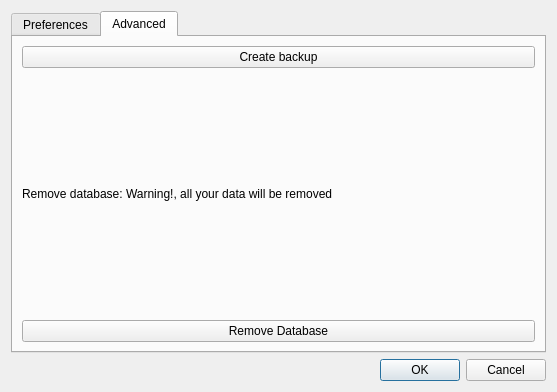
<?xml version="1.0" encoding="UTF-8"?>
<ui version="4.0">
 <class>frmOptions</class>
 <widget class="QDialog" name="frmOptions">
  <property name="geometry">
   <rect>
    <x>0</x>
    <y>0</y>
    <width>557</width>
    <height>392</height>
   </rect>
  </property>
  <property name="windowTitle">
   <string>Dialog</string>
  </property>
  <layout class="QVBoxLayout" name="verticalLayout_2">
   <item>
    <widget class="QTabWidget" name="tabWidget">
     <property name="currentIndex">
      <number>1</number>
     </property>
     <widget class="QWidget" name="tab">
      <attribute name="title">
       <string>Preferences</string>
      </attribute>
     </widget>
     <widget class="QWidget" name="tab_2">
      <attribute name="title">
       <string>Advanced</string>
      </attribute>
      <layout class="QVBoxLayout" name="verticalLayout">
       <item>
        <widget class="QPushButton" name="btnBackup">
         <property name="text">
          <string>Create backup</string>
         </property>
        </widget>
       </item>
       <item>
        <widget class="QLabel" name="label">
         <property name="text">
          <string>Remove database: Warning!, all your data will be removed</string>
         </property>
        </widget>
       </item>
       <item>
        <widget class="QPushButton" name="btnRemoveDatabase">
         <property name="text">
          <string>Remove Database</string>
         </property>
        </widget>
       </item>
      </layout>
     </widget>
    </widget>
   </item>
   <item>
    <widget class="QDialogButtonBox" name="buttonBox">
     <property name="orientation">
      <enum>Qt::Horizontal</enum>
     </property>
     <property name="standardButtons">
      <set>QDialogButtonBox::Cancel|QDialogButtonBox::Ok</set>
     </property>
    </widget>
   </item>
  </layout>
 </widget>
 <resources/>
 <connections>
  <connection>
   <sender>buttonBox</sender>
   <signal>accepted()</signal>
   <receiver>frmOptions</receiver>
   <slot>accept()</slot>
   <hints>
    <hint type="sourcelabel">
     <x>248</x>
     <y>254</y>
    </hint>
    <hint type="destinationlabel">
     <x>157</x>
     <y>274</y>
    </hint>
   </hints>
  </connection>
  <connection>
   <sender>buttonBox</sender>
   <signal>rejected()</signal>
   <receiver>frmOptions</receiver>
   <slot>reject()</slot>
   <hints>
    <hint type="sourcelabel">
     <x>316</x>
     <y>260</y>
    </hint>
    <hint type="destinationlabel">
     <x>286</x>
     <y>274</y>
    </hint>
   </hints>
  </connection>
 </connections>
</ui>
